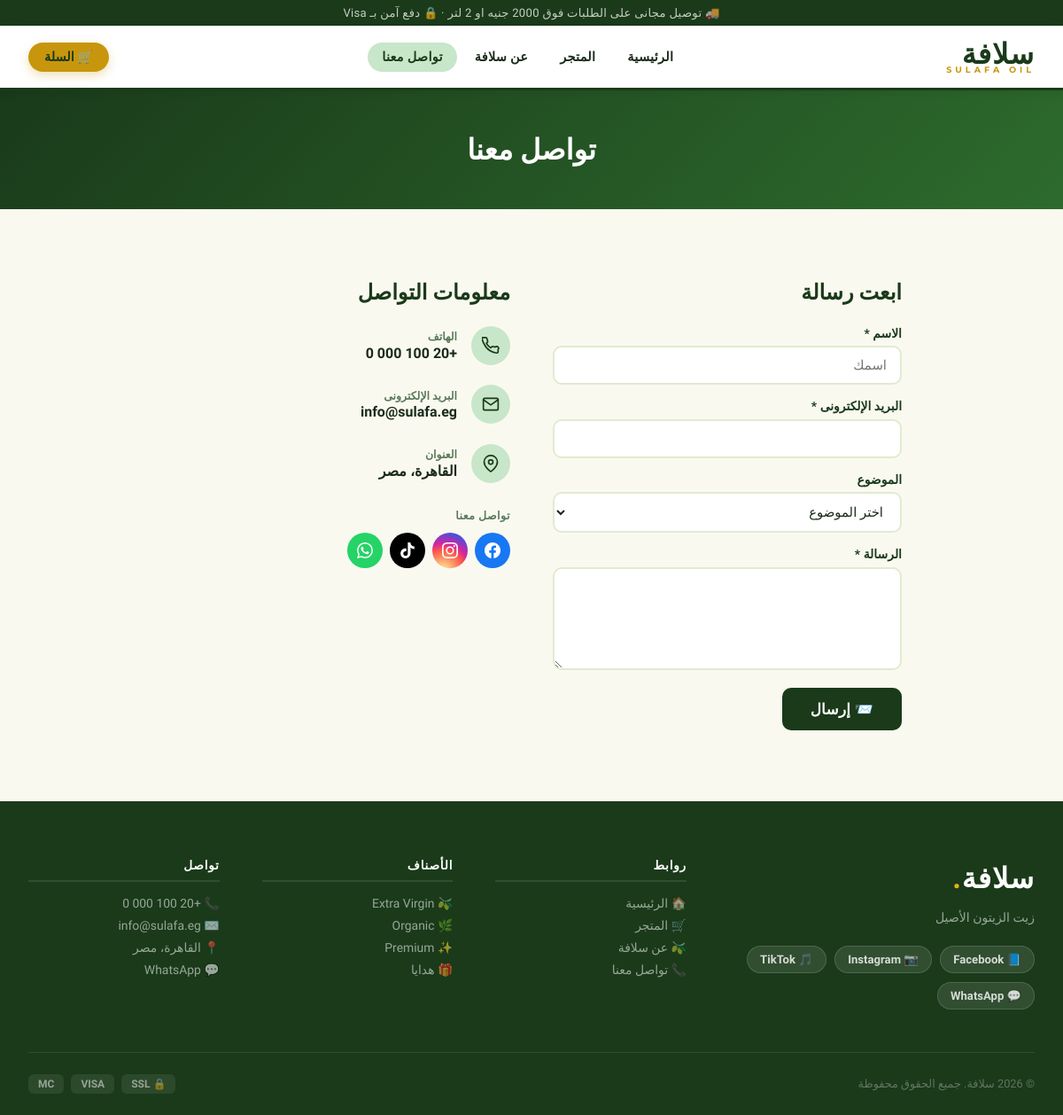
/contact, run on an earlier commit of the app's database.
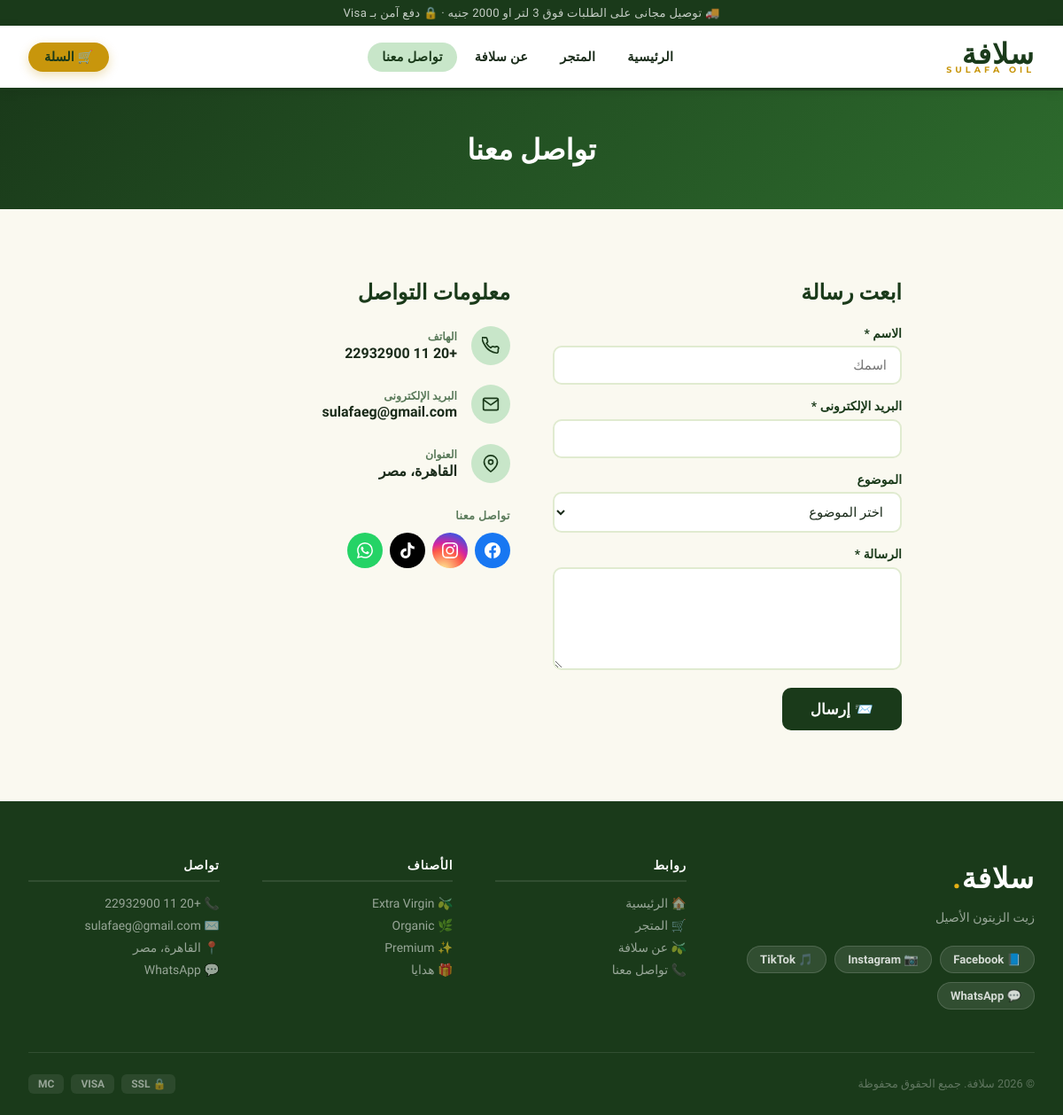
And on a later commit of the database.
### tables this page shows
CREATE TABLE settings (
            key TEXT PRIMARY KEY,
            value TEXT
        );

### app.py (the view)
@app.route('/contact')
def contact():
    return render_template('contact.html', s=get_all_settings(), lang=get_lang())

### app.py (called while the page is built)
def db():
    c = sqlite3.connect(DB)
    c.row_factory = sqlite3.Row
    return c

def get_all_settings():
    con = db()
    rows = con.execute('SELECT key, value FROM settings').fetchall()
    con.close()
    return {r['key']: r['value'] for r in rows}

def cart_count():
    sid = session.get('sid', '')
    if not sid: return 0
    con = db()
    r = con.execute('SELECT COALESCE(SUM(quantity),0) FROM cart WHERE sid=?', (sid,)).fetchone()
    con.close()
    return r[0]

def get_lang():
    return session.get('lang', 'ar')

@app.context_processor
def inject_globals():
    return dict(s=get_all_settings(), lang=get_lang())

### templates/contact.html (shortened to what the changed rows need)
{% extends "base.html" %}
{% block body %}
<div class="page-head"><h1>تواصل معنا</h1></div>
<div class="section"><div class="wrap" style="max-width:900px">
  <div style="display:grid;grid-template-columns:1fr 1fr;gap:3rem">
    <div>
      <h2 style="font-size:1.5rem;font-weight:900;color:var(--dark-green);margin-bottom:1.5rem">ابعت رسالة</h2>
    </div>
    <div>
      <h2 style="font-size:1.5rem;font-weight:900;color:var(--dark-green);margin-bottom:1.5rem">معلومات التواصل</h2>
      <div style="display:flex;gap:1rem;margin-bottom:1.4rem;align-items:center">
        <div><div style="font-size:.78rem;color:var(--muted);font-weight:700;text-transform:uppercase;margin-bottom:.1rem">الهاتف</div><div style="font-weight:700;color:var(--text)">{{ s.phone }}</div></div>
      </div>
      <div style="display:flex;gap:1rem;margin-bottom:1.4rem;align-items:center">
        <div><div style="font-size:.78rem;color:var(--muted);font-weight:700;text-transform:uppercase;margin-bottom:.1rem">البريد الإلكترونى</div><div style="font-weight:700;color:var(--text)">{{ s.email }}</div></div>
      </div>
    </div>
  </div>
</div></div>
{% endblock %}

### templates/base.html (shortened to what this page needs)
<!DOCTYPE html>
<html lang="ar" dir="rtl">
<head>
</head>
<body>
<div class="topbar">
  <p>{{ s.topbar_text or '🚚 توصيل مجانى على الطلبات فوق 2000 جنيه او 2 لتر · 🔒 دفع آمن بـ Visa' }}</p>
</div>
<nav class="nav">
  <div class="nav-inner">
    <a href="{{ url_for('index') }}" class="brand">
      <div class="brand-logo">{{ s.site_name_ar }}<span>SULAFA OIL</span></div>
    </a>
    <div class="nav-links">
      <a href="{{ url_for('index') }}"   {% if request.endpoint == 'index' %}class="on"{% endif %}>الرئيسية</a>
      <a href="{{ url_for('shop') }}"    {% if request.endpoint in ['shop','product'] %}class="on"{% endif %}>المتجر</a>
      <a href="{{ url_for('about') }}"   {% if request.endpoint == 'about' %}class="on"{% endif %}>عن سلافة</a>
      <a href="{{ url_for('contact') }}" {% if request.endpoint == 'contact' %}class="on"{% endif %}>تواصل معنا</a>
    </div>
    <div class="nav-right">
      {% set cnt = cart_count() %}
      <a href="{{ url_for('cart_view') }}" class="cart-btn">
        🛒 السلة
      </a>
    </div>
  </div>
</nav>
{% block body %}{% endblock %}
<footer class="footer">
  <div class="footer-grid">
    <div>
      <div class="f-brand-name">{{ s.site_name_ar }}<span>.</span></div>
      <p class="f-desc">{{ s.tagline_ar }}</p>
      <div class="social-links">
        {% if s.facebook %}<a href="{{ s.facebook }}" target="_blank" class="social-link">📘 Facebook</a>{% endif %}
        {% if s.instagram %}<a href="{{ s.instagram }}" target="_blank" class="social-link">📷 Instagram</a>{% endif %}
        {% if s.tiktok %}<a href="{{ s.tiktok }}" target="_blank" class="social-link">🎵 TikTok</a>{% endif %}
        {% if s.whatsapp %}<a href="https://wa.me/{{ s.whatsapp }}" target="_blank" class="social-link">💬 WhatsApp</a>{% endif %}
      </div>
    </div>
    <div class="f-col">
      <h5>روابط</h5>
      <a href="{{ url_for('index') }}">🏠 الرئيسية</a>
      <a href="{{ url_for('shop') }}">🛒 المتجر</a>
      <a href="{{ url_for('about') }}">🫒 عن سلافة</a>
      <a href="{{ url_for('contact') }}">📞 تواصل معنا</a>
    </div>
    <div class="f-col">
      <h5>الأصناف</h5>
      <a href="{{ url_for('shop') }}?cat=بكر ممتاز">🫒 Extra Virgin</a>
      <a href="{{ url_for('shop') }}?cat=عضوى">🌿 Organic</a>
      <a href="{{ url_for('shop') }}?cat=فاخر">✨ Premium</a>
      <a href="{{ url_for('shop') }}?cat=طقم هدايا">🎁 هدايا</a>
    </div>
    <div class="f-col">
      <h5>تواصل</h5>
      <a href="tel:{{ s.phone }}">📞 {{ s.phone }}</a>
      <a href="/cdn-cgi/l/email-protection#bdc6c69dce93d8d0dcd4d19dc0c0">✉️ {{ s.email }}</a>
      <a href="#">📍 {{ s.address_ar }}</a>
      {% if s.whatsapp %}<a href="https://wa.me/{{ s.whatsapp }}" target="_blank">💬 WhatsApp</a>{% endif %}
    </div>
  </div>
  <div class="footer-bottom">
    <p>© 2026 {{ s.site_name_ar }}. جميع الحقوق محفوظة</p>
    <div class="pay-row">
      <span class="pay-badge">🔒 SSL</span>
      <span class="pay-badge">VISA</span>
      <span class="pay-badge">MC</span>
    </div>
  </div>
</footer>

What changed in the data, as far as the page shows it:
added settings: value "🚚 توصيل مجانى على الطلبات فوق 3 لتر او 2000 جنيه · 🔒 دفع آمن بـ Visa"
changed settings (number 3 of 6 on the later page): phone "+20 100 000 0" → "+20 11 22932900"
changed settings: email "info@sulafa.eg" → "sulafaeg@gmail.com"
Also different on the page:
text no longer shown: "🚚 توصيل مجانى على الطلبات فوق 2000 جنيه او 2 لتر · 🔒 دفع آمن بـ Visa"
